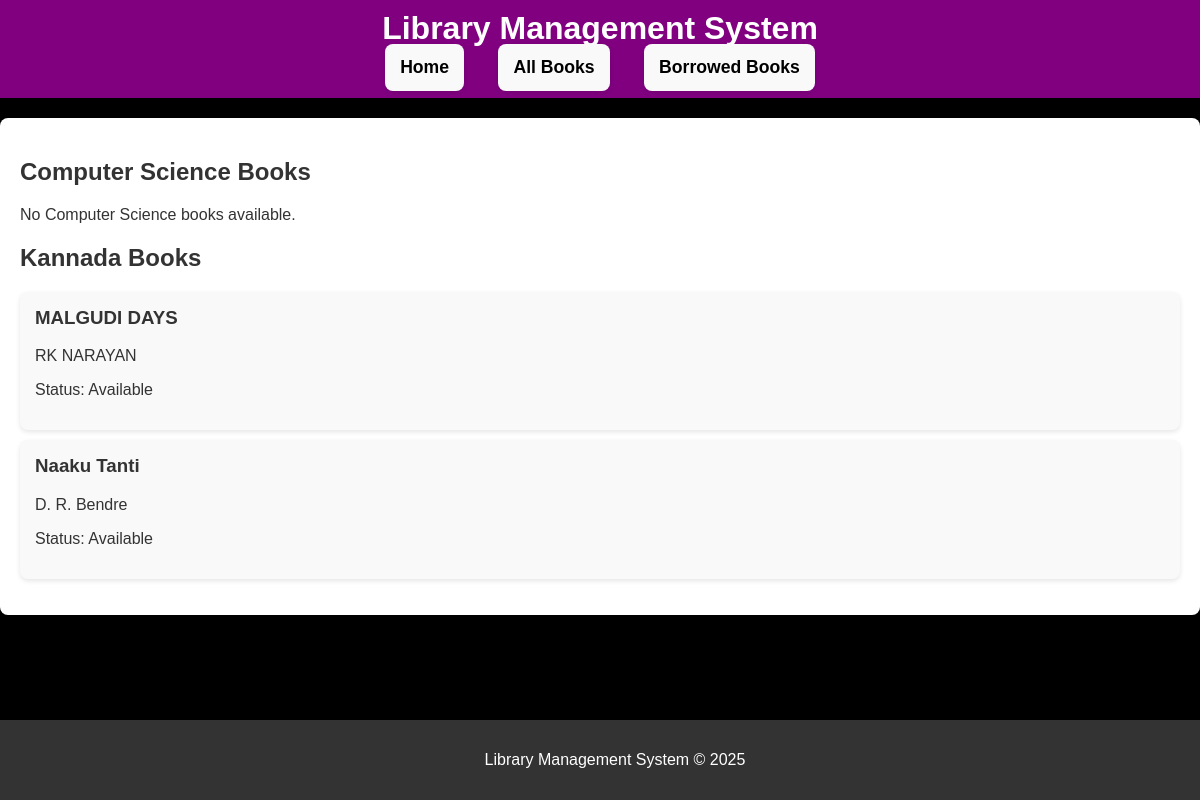
/books/, run on an earlier commit of the app's database.
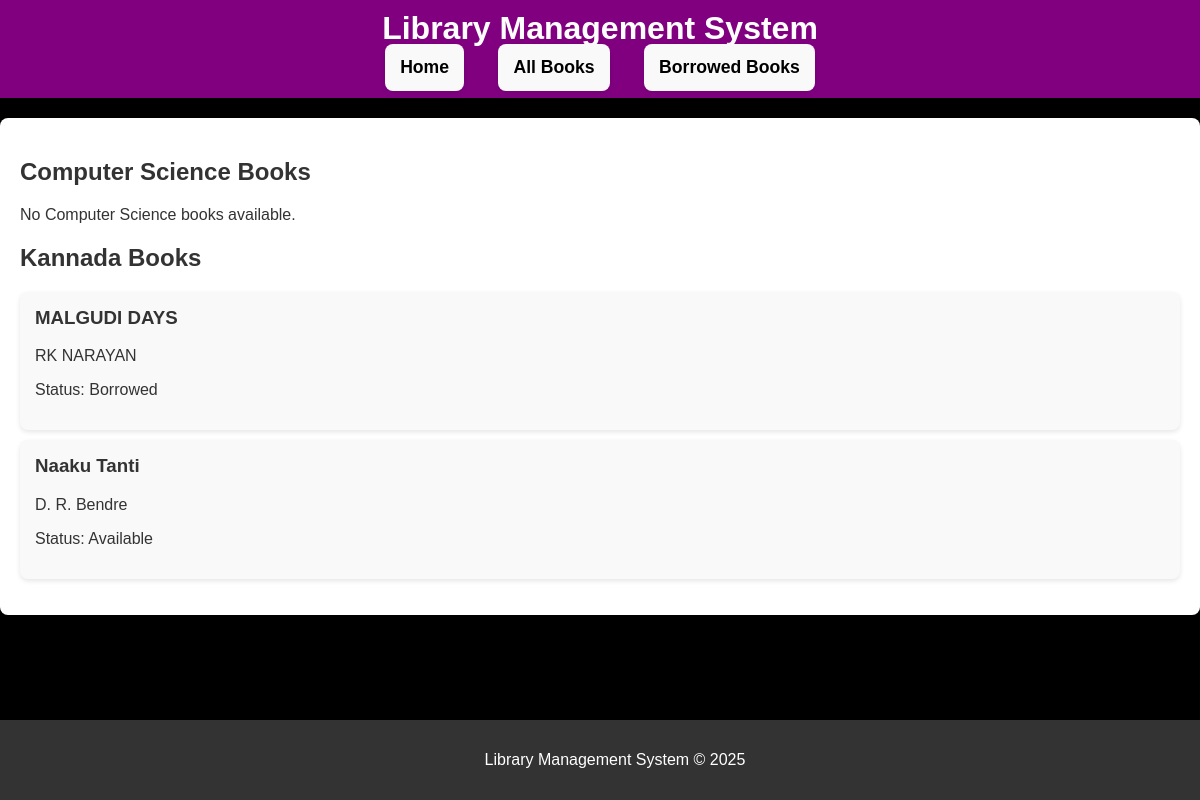
And on a later commit of the database.
### library/models.py (models this page shows, shortened)
class Book(models.Model):
    title = models.CharField(max_length=50)
    author = models.ForeignKey(Author, on_delete=models.CASCADE)
    available = models.BooleanField(default=True)
    category = models.CharField(max_length=2, choices=CATEGORY_CHOICES)

class Author(models.Model):
    name = models.CharField(max_length=50)
    bio = models.TextField(blank=True)

### library/views.py (the view)
# urls.py: path('books/', views.book_list, name='book_list'),
def book_list(request):
    cs_books = Book.objects.filter(category='CS')
    kannada_books = Book.objects.filter(category='KN')
    return render(request, 'library/book_list.html', {
        'cs_books': cs_books,
        'kannada_books': kannada_books
    })

### library/templates/library/book_list.html
{% extends 'library/base.html' %}
{% block content %}
    <h2>Computer Science Books</h2>
    <ul>
        {% for book in cs_books %}
            <li>
                <h3>{{ book.title }}</h3>
                <p>{{ book.author.name }}</p>
                {% if book.available %}
                    <p>Status: Available</p>
                {% else %}
                    <p>Status: Borrowed</p>
                {% endif %}
            </li>
        {% empty %}
            <p>No Computer Science books available.</p>
        {% endfor %}
    </ul>
    <h2>Kannada Books</h2>
    <ul>
        {% for book in kannada_books %}
            <li>
                <h3>{{ book.title }}</h3>
                <p>{{ book.author.name }}</p>
                {% if book.available %}
                    <p>Status: Available</p>
                {% else %}
                    <p>Status: Borrowed</p>
                {% endif %}
            </li>
        {% empty %}
            <p>No Kannada books available.</p>
        {% endfor %}
    </ul>
{% endblock %}

What changed in the data, as far as the page shows it:
changed Book "MALGUDI DAYS": available "Status: Available" → "Status: Borrowed"
